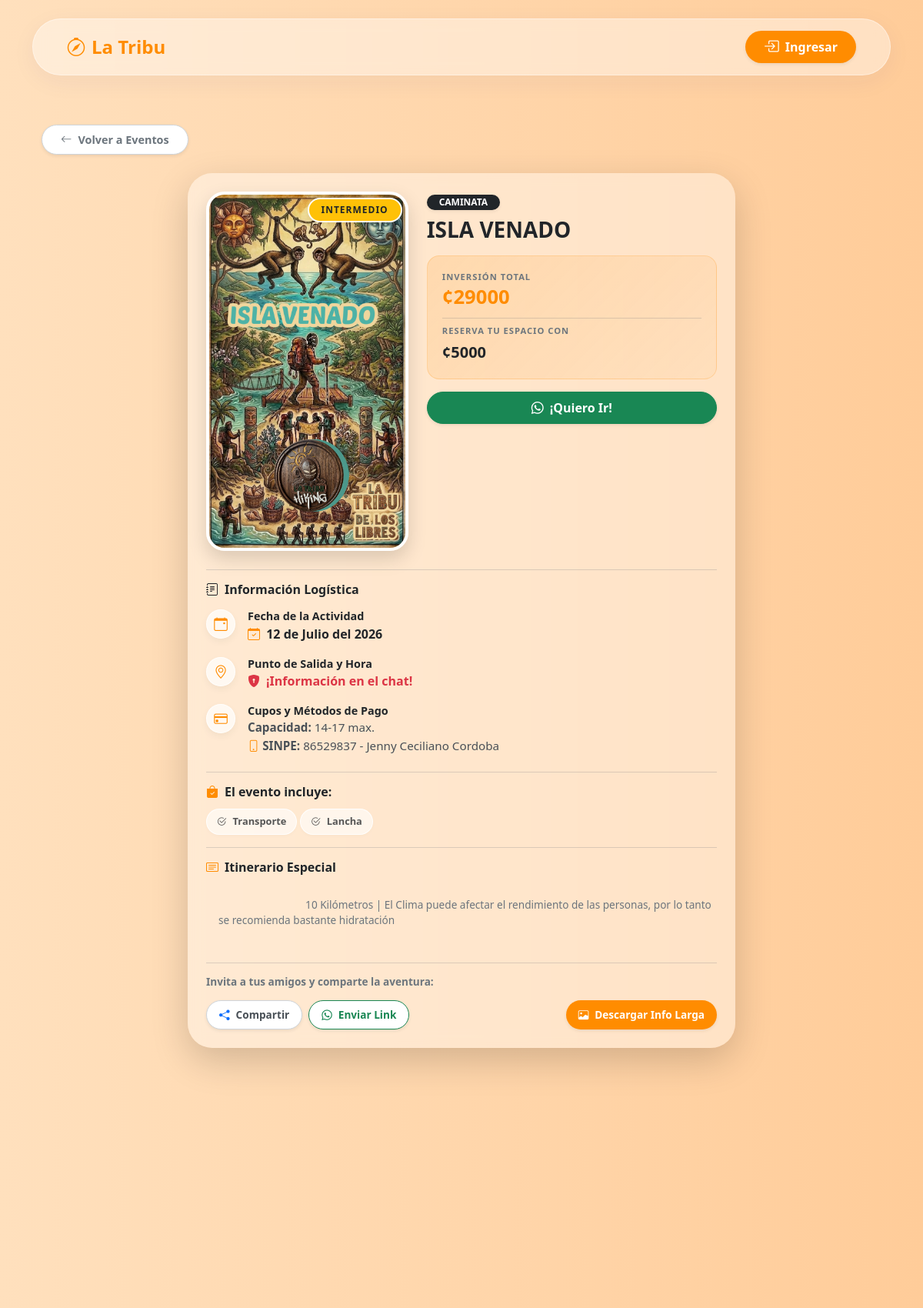
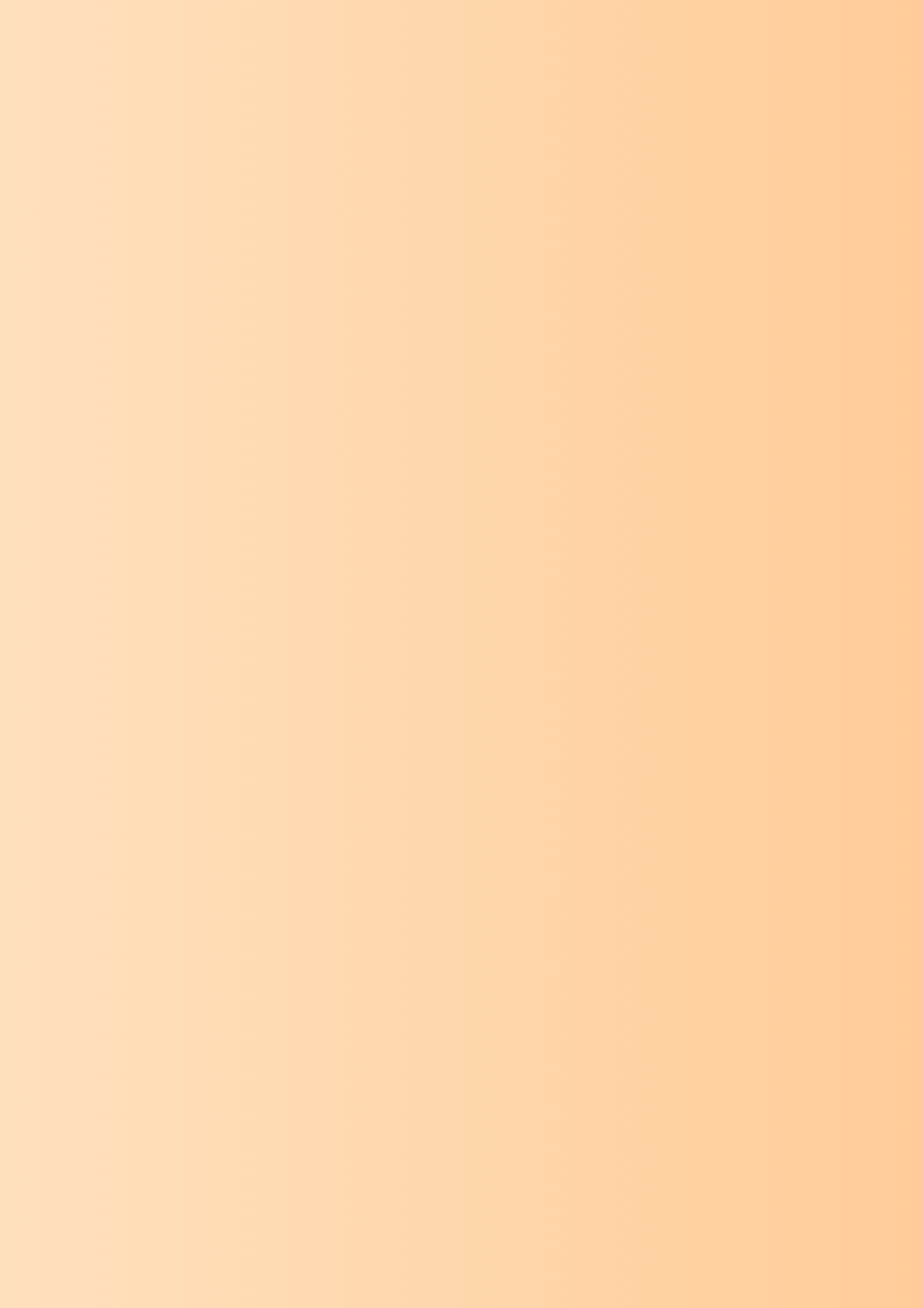
The page /detalles_evento/1 (upper part) on the database its author committed (2 pictures, top to bottom).
### models.py (models this page shows)
class Event(db.Model):
    id = db.Column(db.Integer, primary_key=True)
    poster = db.Column(db.String(255))
    nombre_lugar = db.Column(db.String(200), nullable=False)
    dificultad = db.Column(db.String(50))
    actividad = db.Column(db.String(100))
    moneda = db.Column(db.String(5))
    precio = db.Column(db.Integer)
    reserva = db.Column(db.Integer)
    capacidad = db.Column(db.String(50))
    sinpe = db.Column(db.String(100))
    cuenta = db.Column(db.String(200))
    solo_chat = db.Column(db.Boolean, default=False) # Día seguro
    logistica_segura = db.Column(db.Boolean, default=False) # Ubicación/Hora oculta
    is_sold_out = db.Column(db.Boolean, default=False) # Evento agotado
    dias = db.Column(db.Integer, default=1)
    fecha_unica = db.Column(db.String(50))
    fecha_inicio = db.Column(db.String(50))
    fecha_regreso = db.Column(db.String(50))
    hora_salida = db.Column(db.String(50))
    lugar_salida = db.Column(db.String(200)) # Ahora solo guarda el lugar real
    puntos_recogida = db.Column(db.Text)
    itinerario = db.Column(db.Text)
    incluye = db.Column(db.Text)
    created_at = db.Column(db.DateTime, default=datetime.utcnow)

### routes.py (the view)
@bp.route('/detalles_evento/<int:event_id>')
def detalles_evento(event_id):
    evento = Event.query.get_or_404(event_id)
    return render_template('ver_evento.html', evento=evento)

### templates/ver_evento.html (shortened to what this page needs)
{% extends "base.html" %}
{% block content %}
{% set is_super = session.get('role') == 'Superusuario' %}
{% set is_logistica_segura = evento.lugar_salida and evento.lugar_salida.startswith('SEGURO_') %}
{% set is_private = evento.solo_chat or is_logistica_segura or evento.logistica_segura %}
{% set lugar_real = evento.lugar_salida|replace('SEGURO_', '') if is_logistica_segura else evento.lugar_salida %}
{% set is_sold_out = evento.is_sold_out or (evento.capacidad and evento.capacidad.startswith('AGOTADO')) %}
{% set is_super_user = session.get('role') == 'Superusuario' %}
{% if is_private and not is_super %}
    {% set dest_text = "📍 Info exclusiva en el Chat" %}
    {% set time_text = "⏰ Info exclusiva en el Chat" %}
{% else %}
    {% set dest_text = lugar_real or 'Por definir' %}
    {% set time_text = evento.hora_salida or 'Por definir' %}
{% endif %}
{% set precio_val = evento.precio | default(0, true) | int %}
{% set precio_mostrar = evento.moneda ~ precio_val if precio_val > 0 else 'PENDIENTE' %}
{% set meses_nombres = ["Enero", "Febrero", "Marzo", "Abril", "Mayo", "Junio", "Julio", "Agosto", "Septiembre", "Octubre", "Noviembre", "Diciembre"] %}
{% set fecha_str = evento.fecha_unica %}
{% set fecha_formateada = "Por definir" %}
{% if fecha_str %}
    {% set p = fecha_str.split('-') %}
    {% if p|length == 3 %}
        {% set fecha_formateada = p[2]|int ~ " de " ~ meses_nombres[p[1]|int - 1] ~ " del " ~ p[0] %}
    {% else %}
        {% set fecha_formateada = fecha_str %}
    {% endif %}
{% endif %}
{% set inicio_str = evento.fecha_inicio %}
{% set inicio_formateada = evento.fecha_inicio %}
{% if inicio_str %}
    {% set pi = inicio_str.split('-') %}
    {% if pi|length == 3 %}
        {% set inicio_formateada = pi[2]|int ~ " de " ~ meses_nombres[pi[1]|int - 1] ~ " del " ~ pi[0] %}
    {% endif %}
{% endif %}
{% set regreso_str = evento.fecha_regreso %}
{% set regreso_formateada = evento.fecha_regreso %}
{% if regreso_str %}
    {% set pr = regreso_str.split('-') %}
    {% if pr|length == 3 %}
        {% set regreso_formateada = pr[2]|int ~ " de " ~ meses_nombres[pr[1]|int - 1] ~ " del " ~ pr[0] %}
    {% endif %}
{% endif %}
{% set date_display = fecha_formateada if evento.dias == 1 else inicio_formateada ~ ' al ' ~ regreso_formateada %}
<div class="container animate__animated animate__fadeIn pb-5 pt-3">
    <div class="row justify-content-center">
        <div class="col-lg-12">
            <div class="mb-4 d-flex justify-content-start hide-on-export">
                <a href="javascript:history.back()" class="btn bg-white rounded-pill px-4 py-2 shadow-sm fw-bold d-inline-flex align-items-center" style="color: #6c757d; border: 1px solid #ced4da; font-size: 0.9rem;">
                    <i class="bi bi-arrow-left me-2"></i>Volver a Eventos
                </a>
            </div>
            <div class="row g-4 g-lg-5">
                <div class="col-12 {% if is_super_user %}col-lg-7{% else %}col-lg-8 mx-auto{% endif %}">
                    <div id="eventCardToExport" class="glass-panel rounded-5 p-4 p-md-4 mb-4 position-relative border-0 shadow-lg {{ 'sold-out-card' if is_sold_out else '' }}">
                        <div class="row g-4 mb-4">
                            <div class="col-12 col-md-5 d-flex flex-column align-items-center">
                                <div class="position-relative w-100" style="max-width: 320px;">
                                    {% set poster_url = url_for('static', filename='uploads/' + evento.poster) if evento.poster else url_for('static', filename='default.png') %}
                                    <img src="{{ poster_url }}" alt="{{ evento.nombre_lugar }}" class="event-poster border border-4 border-white">
                                    {% set badge_class = 'bg-success' %}
                                    {% if evento.dificultad in ['Intermedio'] %} {% set badge_class = 'bg-warning text-dark' %} {% endif %}
                                    {% if evento.dificultad in ['Dificil', 'Técnico', 'Avanzado'] %} {% set badge_class = 'bg-danger' %} {% endif %}
                                    <span class="position-absolute top-0 end-0 badge rounded-pill {{ badge_class }} m-2 border border-2 border-white shadow-sm badge-dificultad text-uppercase">
                                        {{ evento.dificultad }}
                                    </span>
                                </div>
                            </div>
                            <div class="col-12 col-md-7">
                                <span class="badge bg-dark rounded-pill px-3 py-1 mb-2 text-uppercase fw-bold shadow-sm" style="font-size: 0.75rem;">{{ evento.actividad }}</span>
                                <h1 class="fw-bold text-dark h3 mb-3 lh-sm">{{ evento.nombre_lugar }}</h1>
                                <div class="price-banner d-flex flex-column gap-2 mb-3">
                                    <div>
                                        <span class="text-uppercase text-secondary fw-bold d-block mb-1" style="font-size: 0.7rem; letter-spacing: 1px;">Inversión Total</span>
                                        <span class="fw-bold text-orange" style="font-size: 1.6rem; line-height: 1;">
                                            {% if precio_val > 0 %}{{ evento.moneda }}{{ evento.precio }}{% else %}PENDIENTE{% endif %}
                                        </span>
                                    </div>
                                    <div class="border-top border-secondary border-opacity-25 pt-2 mt-1">
                                        <span class="text-uppercase text-secondary fw-bold d-block mb-1" style="font-size: 0.7rem; letter-spacing: 1px;">Reserva tu espacio con</span>
                                        <span class="fw-bold text-dark fs-5">
                                            {% set r_val = evento.reserva|int if evento.reserva else 0 %}
                                            {% if r_val > 0 %}{{ evento.moneda }}{{ evento.reserva }}{% else %}PENDIENTE{% endif %}
                                        </span>
                                    </div>
                                </div>
                                {% if is_sold_out and not is_super_user %}
                                <button class="btn btn-secondary w-100 rounded-pill py-2 fw-bold shadow-sm fs-6 hide-on-export disabled">
                                    <i class="bi bi-x-circle me-2"></i>Sin Espacio
                                </button>
                                {% else %}
                                <button class="btn btn-success w-100 rounded-pill py-2 fw-bold shadow-sm fs-6 hide-on-export" onclick="reservarPorWhatsApp()">
                                    <i class="bi bi-whatsapp me-2"></i>¡Quiero Ir!
                                </button>
                                {% endif %}
                            </div>
                        </div>
                        <hr class="border-secondary opacity-25 mb-3">
                        <h6 class="fw-bold text-warning-custom mb-3"><i class="bi bi-journal-text me-2"></i>Información Logística</h6>
                        <div class="detail-item">
                            <div class="detail-icon"><i class="bi bi-calendar-event"></i></div>
                            <div class="detail-text">
                                <h6 class="fw-bold text-dark mb-1" style="font-size: 0.9rem;">Fecha de la Actividad</h6>
                                <p class="mb-0 fs-6 text-dark fw-bold">
                                    {% if evento.dias > 1 %}
                                        Del {{ inicio_formateada }} al {{ regreso_formateada }}
                                    {% else %}
                                        <i class="bi bi-calendar-check text-orange me-1"></i> {{ fecha_formateada }}
                                    {% endif %}
                                </p>
                            </div>
                        </div>
                        <div class="detail-item">
                            <div class="detail-icon"><i class="bi bi-geo-alt"></i></div>
                            <div class="detail-text">
                                <h6 class="fw-bold text-dark mb-1" style="font-size: 0.9rem;">Punto de Salida y Hora</h6>
                                {% if is_private and not is_super_user %}
                                    <p class="text-danger fw-bold fs-6 mt-1 mb-0"><i class="bi bi-shield-lock-fill me-2"></i>¡Información en el chat!</p>
                                {% endif %}
                            </div>
                        </div>
                        <div class="detail-item">
                            <div class="detail-icon"><i class="bi bi-credit-card"></i></div>
                            <div class="detail-text">
                                <h6 class="fw-bold text-dark mb-1" style="font-size: 0.9rem;">Cupos y Métodos de Pago</h6>
                                <p class="mb-1"><strong>Capacidad:</strong> {{ evento.capacidad|replace('AGOTADO_', '') }} max.</p>
                                {% if evento.sinpe %}
                                    <p class="mb-1"><strong><i class="bi bi-phone text-orange me-1"></i>SINPE:</strong> {{ evento.sinpe }}</p>
                                {% endif %}
                            </div>
                        </div>
                        {% if evento.incluye %}
                        <hr class="border-secondary opacity-25 my-3">
                        <div class="mb-3">
                            <h6 class="fw-bold text-dark mb-2"><i class="bi bi-bag-check-fill text-orange me-2"></i>El evento incluye:</h6>
                            <div class="d-flex flex-wrap">
                                {% for item in evento.incluye.split(',') %}
                                    {% if item.strip() %}
                                        <span class="incluye-pill"><i class="bi bi-check2-circle me-2"></i>{{ item.strip() }}</span>
                                    {% endif %}
                                {% endfor %}
                            </div>
                        </div>
                        {% endif %}
                        {% if evento.itinerario %}
                        <hr class="border-secondary opacity-25 my-3">
                        <div class="mb-3">
                            <h6 class="fw-bold text-dark mb-2"><i class="bi bi-card-text text-orange me-2"></i>Itinerario Especial</h6>
                            <div class="border-left border-4 border-orange ps-3 mt-2 text-secondary" style="white-space: pre-wrap; font-size: 0.85rem;">
                                {{ evento.itinerario }}
                            </div>
                        </div>
                        {% endif %}
                        <div class="share-section mt-4 pt-3 border-top border-secondary border-opacity-25 hide-on-export">
                            <h6 class="fw-bold text-secondary mb-3 text-center text-md-start" style="font-size: 0.85rem;">Invita a tus amigos y comparte la aventura:</h6>
                            <div class="d-flex flex-wrap gap-2 justify-content-center justify-content-md-start">
                                <button class="btn bg-white shadow-sm rounded-pill px-3 py-2 fw-bold d-flex align-items-center" style="color: #495057; border: 1px solid #ced4da; font-size: 0.85rem;" onclick="shareNative()">
                                    <i class="bi bi-share-fill text-primary me-2"></i>Compartir
                                </button>
                                <button class="btn bg-white shadow-sm rounded-pill px-3 py-2 fw-bold d-flex align-items-center" style="color: #198754; border: 1px solid #198754; font-size: 0.85rem;" onclick="shareToFriendWhatsApp()">
                                    <i class="bi bi-whatsapp me-2"></i>Enviar Link
                                </button>
                                <button id="btnExportPNG" class="btn btn-orange shadow-sm rounded-pill px-3 py-2 fw-bold text-white d-flex align-items-center ms-md-auto" style="font-size: 0.85rem;" onclick="exportToPNG()">
                                    <i class="bi bi-image me-2"></i>Descargar Info Larga
                                </button>
                            </div>
                        </div>
                    </div>
                </div>
            </div>
        </div>
    </div>
</div>
    const precio = "{% set p_val = evento.precio|int if evento.precio else 0 %}{% if p_val > 0 %}{{ evento.moneda }}{{ evento.precio }}{% else %}PENDIENTE{% endif %}";
    const precio = "{% set p_val = evento.precio|int if evento.precio else 0 %}{% if p_val > 0 %}{{ evento.moneda }}{{ evento.precio }}{% else %}PENDIENTE{% endif %}";
{% endblock %}

### templates/base.html (shortened to what this page needs)
<!DOCTYPE html>
<html lang="es" data-theme="light">
<head>
    <link rel="stylesheet" href="{{ url_for('static', filename='css/bootstrap.css') }}">
    <link rel="stylesheet" href="{{ url_for('static', filename='css/bootstrap-icons.css') }}">
    <link rel="stylesheet" href="{{ url_for('static', filename='css/global.css') }}">
    <link rel="stylesheet" href="{{ url_for('static', filename='main.css') }}">
</head>
<body>
    <div class="container mt-4">
        <nav class="navbar navbar-expand-lg d-none d-md-flex custom-navbar glass-panel rounded-pill">
            <div class="container-fluid">
                <a class="navbar-brand text-orange fw-bold fs-4 d-flex align-items-center gap-2" href="/">
                    <i class="bi bi-compass"></i> La Tribu
                </a>
                <div class="ms-auto d-flex align-items-center gap-3">
                    {% if session.get('user_id') %}
                        <a href="{{ url_for('main.profile') }}" class="btn btn-orange rounded-pill px-4 shadow-sm fw-bold d-flex align-items-center">
                            <i class="bi bi-person-circle me-2 fs-5"></i>Perfil
                        </a>
                    {% else %}
                        <button class="btn btn-orange rounded-pill px-4 shadow-sm fw-bold d-flex align-items-center" data-bs-toggle="modal" data-bs-target="#loginModal">
                            <i class="bi bi-box-arrow-in-right me-2 fs-5"></i> Ingresar
                        </button>
                    {% endif %}
                </div>
            </div>
        </nav>
    </div>
    <main class="container mt-2 mt-md-5 mb-5 pb-5 content-wrapper">
        {% block content %}
        {% endblock %}
    </main>
</body>
</html>

### rows shown on the page
Event: dificultad "INTERMEDIO", actividad "CAMINATA", nombre_lugar "ISLA VENADO", moneda "¢", precio "29000", reserva "5000", capacidad "14-17", sinpe "86529837 - Jenny Ceciliano Cordoba", solo_chat False (drawn), itinerario "10 Kilómetros | El Clima puede afectar el rendimiento de las personas, por lo tanto se recomienda bastante hidratación"

### other values the page prints
{{ fecha_formateada }} "12 de Julio del 2026"
{{ item.strip() }} "Transporte" "Lancha"
